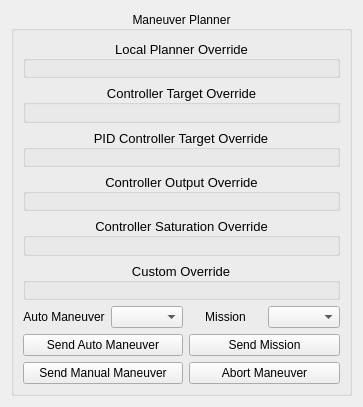
<?xml version="1.0" encoding="UTF-8"?>
<ui version="4.0">
 <class>WidgetManeuverPlanner</class>
 <widget class="QWidget" name="WidgetManeuverPlanner">
  <property name="geometry">
   <rect>
    <x>0</x>
    <y>0</y>
    <width>363</width>
    <height>407</height>
   </rect>
  </property>
  <property name="sizePolicy">
   <sizepolicy hsizetype="Expanding" vsizetype="Expanding">
    <horstretch>0</horstretch>
    <verstretch>0</verstretch>
   </sizepolicy>
  </property>
  <property name="windowTitle">
   <string>Form</string>
  </property>
  <layout class="QGridLayout" name="gridLayout_3">
   <item row="0" column="0">
    <widget class="QGroupBox" name="groupBox">
     <property name="title">
      <string>Maneuver Planner</string>
     </property>
     <property name="alignment">
      <set>Qt::AlignCenter</set>
     </property>
     <layout class="QGridLayout" name="gridLayout_2">
      <item row="0" column="0">
       <layout class="QVBoxLayout" name="verticalLayout">
        <item>
         <layout class="QVBoxLayout" name="verticalLayout_2">
          <item>
           <widget class="QGroupBox" name="localPlannerGroup">
            <property name="font">
             <font>
              <pointsize>10</pointsize>
             </font>
            </property>
            <property name="title">
             <string>Local Planner Override</string>
            </property>
            <property name="alignment">
             <set>Qt::AlignCenter</set>
            </property>
           </widget>
          </item>
          <item>
           <widget class="QGroupBox" name="controllerTargetsGroup">
            <property name="font">
             <font>
              <pointsize>10</pointsize>
             </font>
            </property>
            <property name="title">
             <string>Controller Target Override</string>
            </property>
            <property name="alignment">
             <set>Qt::AlignCenter</set>
            </property>
           </widget>
          </item>
          <item>
           <widget class="QGroupBox" name="pidsGroup">
            <property name="font">
             <font>
              <pointsize>10</pointsize>
             </font>
            </property>
            <property name="title">
             <string>PID Controller Target Override</string>
            </property>
            <property name="alignment">
             <set>Qt::AlignCenter</set>
            </property>
           </widget>
          </item>
          <item>
           <widget class="QGroupBox" name="outputsGroup">
            <property name="font">
             <font>
              <pointsize>10</pointsize>
             </font>
            </property>
            <property name="title">
             <string>Controller Output Override</string>
            </property>
            <property name="alignment">
             <set>Qt::AlignCenter</set>
            </property>
           </widget>
          </item>
          <item>
           <widget class="QGroupBox" name="constraintsGroup">
            <property name="font">
             <font>
              <pointsize>10</pointsize>
             </font>
            </property>
            <property name="title">
             <string>Controller Saturation Override</string>
            </property>
            <property name="alignment">
             <set>Qt::AlignCenter</set>
            </property>
           </widget>
          </item>
          <item>
           <widget class="QGroupBox" name="customGroup">
            <property name="font">
             <font>
              <pointsize>10</pointsize>
             </font>
            </property>
            <property name="title">
             <string>Custom Override</string>
            </property>
            <property name="alignment">
             <set>Qt::AlignCenter</set>
            </property>
           </widget>
          </item>
         </layout>
        </item>
        <item>
         <layout class="QGridLayout" name="gridLayout">
          <item row="0" column="0">
           <layout class="QHBoxLayout" name="horizontalLayout">
            <item>
             <widget class="QLabel" name="maneuverLabel">
              <property name="text">
               <string>Auto Maneuver</string>
              </property>
              <property name="alignment">
               <set>Qt::AlignCenter</set>
              </property>
             </widget>
            </item>
            <item>
             <widget class="QComboBox" name="maneuverOptions"/>
            </item>
           </layout>
          </item>
          <item row="0" column="1">
           <layout class="QHBoxLayout" name="horizontalLayout_2">
            <item>
             <widget class="QLabel" name="missionLabel">
              <property name="text">
               <string>Mission</string>
              </property>
              <property name="alignment">
               <set>Qt::AlignCenter</set>
              </property>
             </widget>
            </item>
            <item>
             <widget class="QComboBox" name="missionOptions">
              <property name="sizePolicy">
               <sizepolicy hsizetype="Minimum" vsizetype="Fixed">
                <horstretch>0</horstretch>
                <verstretch>0</verstretch>
               </sizepolicy>
              </property>
             </widget>
            </item>
           </layout>
          </item>
          <item row="1" column="0">
           <widget class="QPushButton" name="sendManeuver">
            <property name="text">
             <string>Send Auto Maneuver</string>
            </property>
           </widget>
          </item>
          <item row="1" column="1">
           <widget class="QPushButton" name="sendMission">
            <property name="text">
             <string>Send Mission</string>
            </property>
           </widget>
          </item>
          <item row="2" column="0">
           <widget class="QPushButton" name="apply">
            <property name="text">
             <string>Send Manual Maneuver</string>
            </property>
           </widget>
          </item>
          <item row="2" column="1">
           <widget class="QPushButton" name="abort">
            <property name="text">
             <string>Abort Maneuver</string>
            </property>
           </widget>
          </item>
         </layout>
        </item>
       </layout>
      </item>
     </layout>
    </widget>
   </item>
  </layout>
 </widget>
 <resources/>
 <connections/>
</ui>
